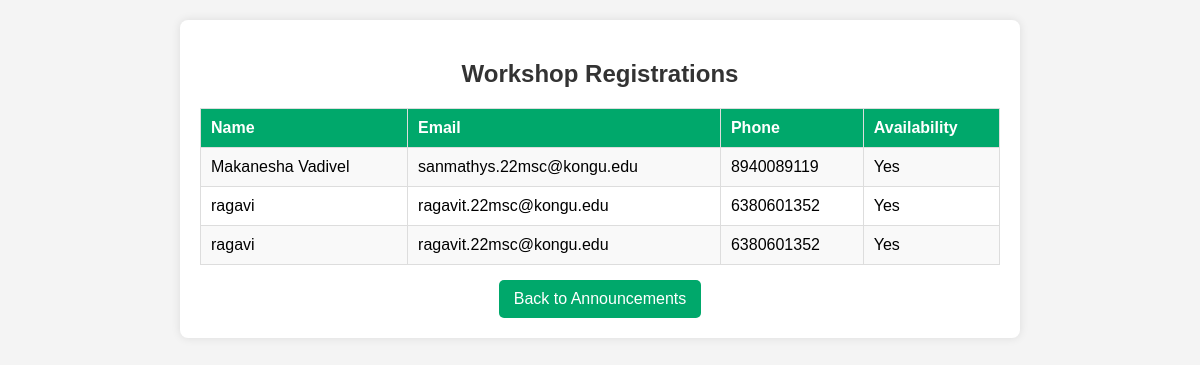
Screenshot of /view_registrations.php?id=5 with the database file from the repository.
### tables this page shows
CREATE TABLE `workshop_registrations` (
  `id` int(11) NOT NULL,
  `announcement_id` int(11) DEFAULT NULL,
  `name` varchar(255) DEFAULT NULL,
  `email` varchar(255) DEFAULT NULL,
  `phone` varchar(20) DEFAULT NULL,
  `availability` varchar(10) DEFAULT NULL,
  `registration_date` timestamp NOT NULL DEFAULT current_timestamp()
);

### view_registrations.php (the view, shortened to what this page needs)
<?php
include 'db_connect.php';
$announcement_id = intval($_GET['id']);
$result = $conn->query("SELECT * FROM workshop_registrations WHERE announcement_id = $announcement_id");
?>
<!DOCTYPE html>
<html lang="en">
<head>
</head>
<body>
<div class="container">
    <h2>Workshop Registrations</h2>
    <table>
        <tr>
            <th>Name</th>
            <th>Email</th>
            <th>Phone</th>
            <th>Availability</th>
        </tr>
        <?php while ($row = $result->fetch_assoc()): ?>
            <tr>
                <td><?= htmlspecialchars($row['name']) ?></td>
                <td><?= htmlspecialchars($row['email']) ?></td>
                <td><?= htmlspecialchars($row['phone']) ?></td>
                <td><?= htmlspecialchars($row['availability']) ?></td>
            </tr>
        <?php endwhile; ?>
    </table>
    <a href="admin_announcements.php" class="back-button">Back to Announcements</a>
</div>
</body>
</html>

### view_registrations.php (style rules this page uses)
body { font-family: Arial, sans-serif; margin: 0; padding: 20px; background: #f4f4f4; text-align: center; }
.container { max-width: 800px; margin: auto; background: white; padding: 20px; border-radius: 8px; box-shadow: 0px 0px 10px rgba(0, 0, 0, 0.1); }
h2 { color: #333; margin-bottom: 20px; }
table { width: 100%; border-collapse: collapse; margin-top: 10px; }
th, td { padding: 10px; border: 1px solid #ddd; text-align: left; }
th { background: #00a86b; color: white; }
tr:nth-child(even) { background: #f9f9f9; }
.back-button { display: inline-block; margin-top: 15px; padding: 10px 15px; background: #00a86b; color: white; text-decoration: none; border-radius: 5px; }

### rows the page displays
workshop_registrations: name "Makanesha Vadivel", email "sanmathys.22msc@kongu.edu", phone "8940089119", availability "Yes"
workshop_registrations: name "ragavi", email "ragavit.22msc@kongu.edu", phone "6380601352", availability "Yes"
workshop_registrations: name "ragavi", email "ragavit.22msc@kongu.edu", phone "6380601352", availability "Yes"
